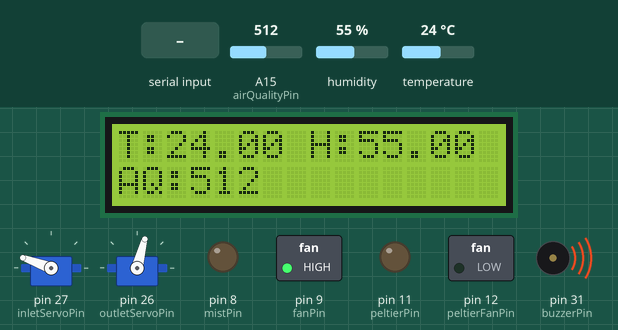
The sketch below on a simulated Arduino Mega 2560, built with avr-gcc and run on an emulated ATmega2560. Shown: 16×2 character LCD, 2 × servo, switched loads named in the sketch (green lamp = pin HIGH), output pins drawn as LEDs (lit = HIGH), buzzer (waves = sounding, pin HIGH). The test bench sets the inputs (shaded band); at power-on: humidity 55 %, A15 (airQualityPin) = 512, temperature 24 °C.

Above: at 1.2 s.
1.3 s: humidity set to 88 %
At 3.3 s:
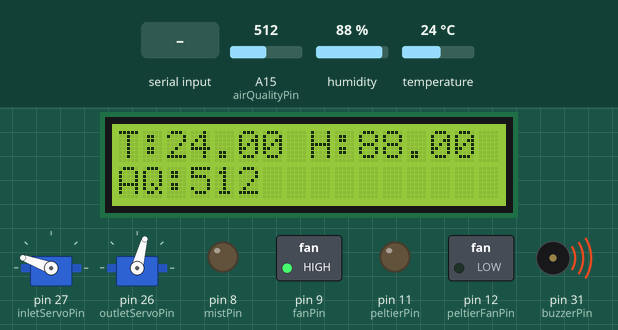
3.6 s: humidity set to 91 %
At 5.1 s:
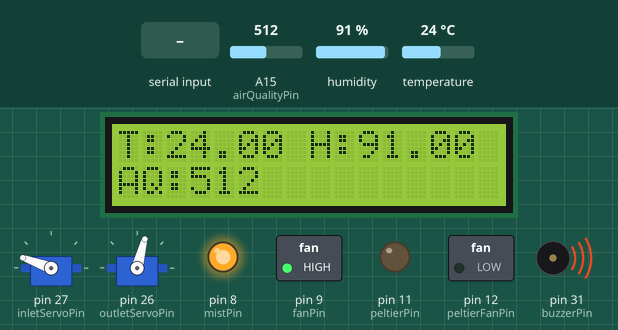
5.6 s: A15 (airQualityPin) set to 982
At 6.7 s:
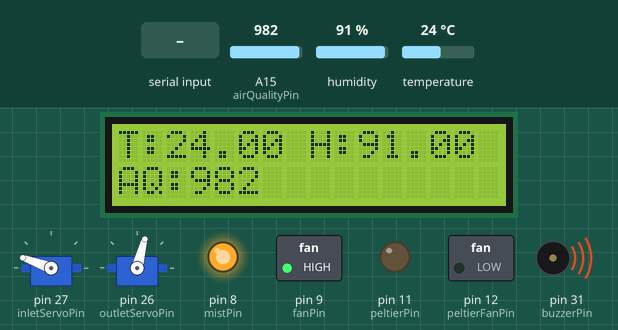
7.7 s: A15 (airQualityPin) set to 1017
At 9.9 s:
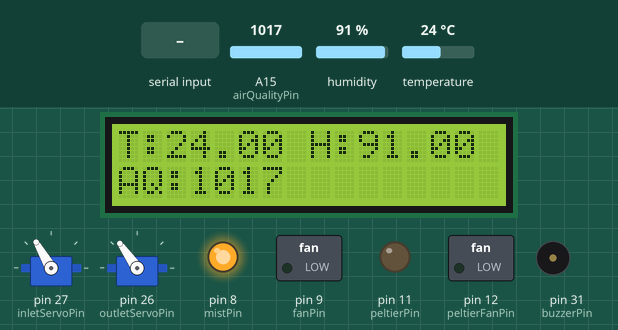
10.2 s: "CMD90\n" received over the second serial link
At 11.6 s:
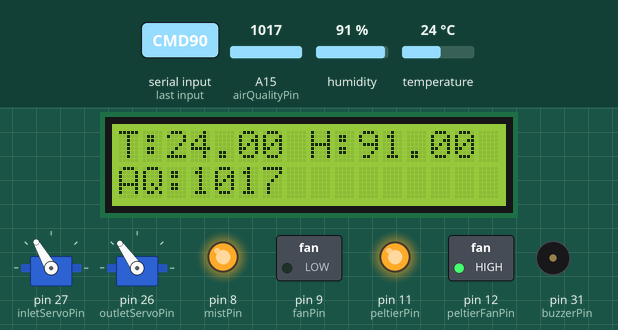
12.2 s: humidity set to 81 %
14.3 s: humidity set to 78 %
At 16.0 s:
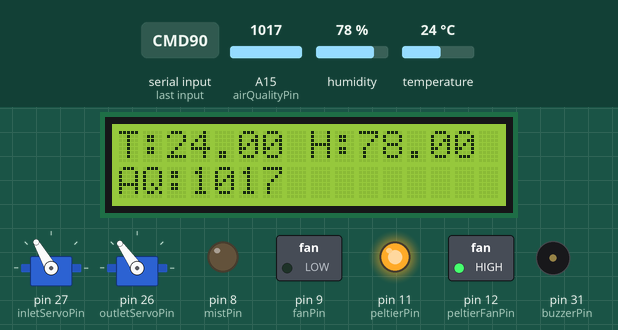
Timing chart, 0 to 17.3 s (numbered marks = the images above; inputs shaded):
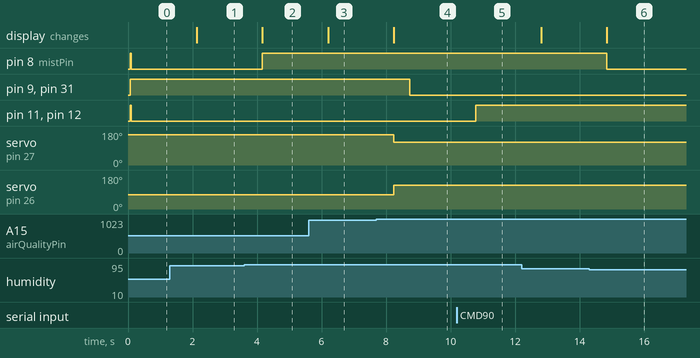

Measured:
- the behaviour switches between 89 and 90 % on humidity (found by bisection; images 1 and 2)
- the behaviour switches between 1000 and 1001 on A15 (airQualityPin) (found by bisection; images 3 and 4)
- the behaviour switches between 80 and 79 % on humidity (found by bisection; images 5 and 6)
- after the input at 1.3 s, the display: changes after 0.83 s (image 1)
- after the input at 3.6 s, pin 8 (mistPin): LOW → HIGH after 0.57 s; the display: changes after 0.57 s (image 2)
- after the input at 5.6 s, the display: changes after 0.60 s (image 3)
- after the input at 7.7 s, pin 9 (fanPin), pin 31 (buzzerPin): HIGH → LOW after 1.0 s; servo on pin 27 (inletServoPin): 160° → 120° after 0.54 s; servo on pin 26 (outletServoPin): 75° → 125° after 0.54 s; the display: changes after 0.54 s (image 4)
- after the input at 10.2 s, pin 11 (peltierPin), pin 12 (peltierFanPin): LOW → HIGH after 0.58 s
- after the input at 14.3 s, pin 8 (mistPin): HIGH → LOW after 0.55 s; the display: changes after 0.55 s (image 6)

The sketch:

Arduino___ESP8266_Code.ino
```cpp
//Arduino
#include <Servo.h>
#include <DHT.h>
#include <Wire.h>
#include <LiquidCrystal_I2C.h>

// ==========================
// CONFIGURATION SECTION
// ==========================

// --- Pin Assignments ---
const int dhtPin = 50;
const int airQualityPin = A15;
const int mistPin = 8;
const int fanPin = 9;
const int peltierPin = 11;
const int peltierFanPin = 12;
const int inletServoPin = 27;
const int outletServoPin = 26;
const int buzzerPin = 31;

// --- Threshold Values ---
const int airQualityThreshold = 1000;
const float tempThreshold = 15.0;
const float humidityThresholdHigh = 90.0;
const float humidityMistOn = 80.0;
const float humidityMistOff = 90.0;

// --- Servo Positions ---
const int inletClosedPos = 160;
const int outletClosedPos = 75;
const int inletOpenPos = 120;
const int outletOpenPos = 125;

// ==========================
// COMPONENT INITIALIZATION
// ==========================

#define DHTTYPE DHT22
DHT dht(dhtPin, DHTTYPE);
Servo inletServo;
Servo outletServo;
LiquidCrystal_I2C lcd(0x27, 16, 2);  // Change to 0x3F if needed

bool ventsOpen = false;  // vent state

// --- Peltier Timer Variables ---
bool peltierCycling = false;
bool peltierState = false; // false = OFF, true = ON
unsigned long peltierTimer = 0;
const unsigned long peltierInterval = 5UL * 60UL * 1000UL; // 5 minutes in milliseconds

// ==========================
// SETUP
// ==========================

void setup() {
  Serial.begin(9600);
  Serial1.begin(9600); // UART for ESP8266 communication

  pinMode(mistPin, OUTPUT);
  pinMode(fanPin, OUTPUT);
  pinMode(peltierPin, OUTPUT);
  pinMode(peltierFanPin, OUTPUT);
  pinMode(buzzerPin, OUTPUT);

  dht.begin();
  lcd.begin(16, 2);
  lcd.backlight();

  inletServo.attach(inletServoPin);
  outletServo.attach(outletServoPin);

  // Initial States
  digitalWrite(mistPin, HIGH);         // Mist initially ON (HIGH = OFF)
  digitalWrite(fanPin, HIGH);          // Fan OFF
  digitalWrite(peltierPin, HIGH);      // Peltier OFF
  digitalWrite(peltierFanPin, HIGH);   // Peltier fan OFF
  digitalWrite(buzzerPin, HIGH);       // Buzzer OFF
  inletServo.write(inletClosedPos);
  outletServo.write(outletClosedPos);
}

// ==========================
// MAIN LOOP
// ==========================

void loop() {
  float temperature = dht.readTemperature();
  float humidity = dht.readHumidity();
  int airQuality = analogRead(airQualityPin);

  // --- LCD Display ---
  lcd.setCursor(0, 0);
  lcd.print("T:");
  lcd.print(temperature);
  lcd.print(" H:");
  lcd.print(humidity);

  lcd.setCursor(0, 1);
  lcd.print("AQ:");
  lcd.print(airQuality);
  lcd.print("       "); // Clear residual chars

  // --- Mist Logic ---
  if (humidity < humidityMistOn) {
    digitalWrite(mistPin, LOW);  // Turn ON
  } else if (humidity >= humidityMistOff) {
    digitalWrite(mistPin, HIGH); // Turn OFF
  }

  // --- Vent + Fan + Buzzer Logic ---
  if (airQuality > airQualityThreshold) {
    if (!ventsOpen) {
      inletServo.write(inletOpenPos);
      outletServo.write(outletOpenPos);
      delay(500);
      ventsOpen = true;
    }
    digitalWrite(fanPin, LOW);       // Fan ON
    digitalWrite(buzzerPin, LOW);    // Buzzer ON
  } else {
    digitalWrite(fanPin, HIGH);      // Fan OFF
    digitalWrite(buzzerPin, HIGH);   // Buzzer OFF
    if (ventsOpen) {
      inletServo.write(inletClosedPos);
      outletServo.write(outletClosedPos);
      ventsOpen = false;
    }
  }

  // --- Peltier Logic with 5-min ON/OFF cycle ---
  bool peltierCondition = (temperature > tempThreshold || humidity > humidityThresholdHigh);

  if (peltierCondition) {
    if (!peltierCycling) {
      // Start cycle
      peltierCycling = true;
      peltierState = true;
      peltierTimer = millis();
      digitalWrite(peltierPin, LOW);
      digitalWrite(peltierFanPin, LOW);
    } else {
      // Continue cycling
      if (millis() - peltierTimer >= peltierInterval) {
        peltierState = !peltierState; // Toggle state
        peltierTimer = millis();      // Reset timer
        if (peltierState) {
          digitalWrite(peltierPin, LOW);      // ON
          digitalWrite(peltierFanPin, LOW);   // ON
        } else {
          digitalWrite(peltierPin, HIGH);     // OFF
          digitalWrite(peltierFanPin, HIGH);  // OFF
        }
      }
    }
  } else {
    // Stop cycle
    peltierCycling = false;
    peltierState = false;
    digitalWrite(peltierPin, HIGH);
    digitalWrite(peltierFanPin, HIGH);
  }

  // ==========================
  // ESP8266 Data Transmission
  // ==========================
  bool fanState = (digitalRead(fanPin) == LOW);           // Fan ON = LOW
  bool peltierActive = (digitalRead(peltierPin) == LOW);  // Peltier ON = LOW

  Serial1.print("DATA,");
  Serial1.print(temperature);
  Serial1.print(",");
  Serial1.print(humidity);
  Serial1.print(",");
  Serial1.print(airQuality);
  Serial1.print(",");
  Serial1.print(peltierActive);
  Serial1.print(",");
  Serial1.println(fanState);

  // ==========================
  // ESP8266 Command Reception
  // ==========================
  if (Serial1.available()) {
    String cmd = Serial1.readStringUntil('\n');
    if (cmd.startsWith("CMD")) {
      int peltierCmd = cmd.charAt(4) - '0';  // CMD,P,F
      int fanCmd = cmd.charAt(6) - '0';

      digitalWrite(peltierPin, peltierCmd ? LOW : HIGH);
      digitalWrite(peltierFanPin, peltierCmd ? LOW : HIGH);
      digitalWrite(fanPin, fanCmd ? LOW : HIGH);
    }
  }

  delay(2000); // 2 seconds loop delay
}
```
